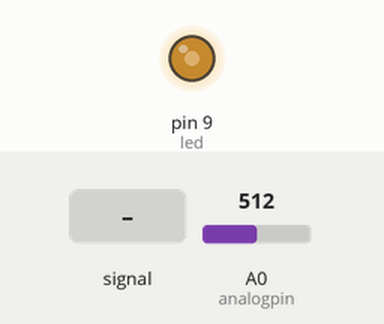
This sketch was run on a simulated Arduino Uno, built with avr-gcc and run on an emulated ATmega328P. Parts: output pins drawn as LEDs (lit = HIGH). The inputs (shaded band) are chosen by the test bench; at power-on: A0 (analogpin) = 512. What the sketch prints to the serial monitor is not drawn.

Above: at 1.2 s.
1.3 s: A0 (analogpin) fed a 200 Hz sine of ±81 counts around its level
4.3 s: A0 (analogpin) set to 900
5.8 s: A0 (analogpin) set to 122
At 7.0 s:
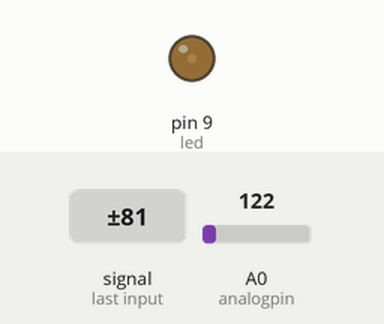
7.3 s: A0 (analogpin) set to 0
At 8.4 s:
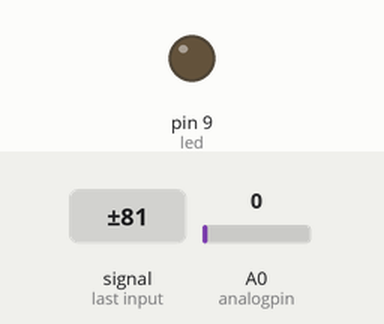
8.8 s: A0 (analogpin) set to 511
At 9.5 s:
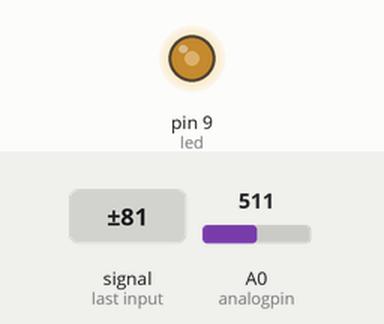
Timing chart, 0 to 11.3 s (numbered marks = the images above; inputs shaded):
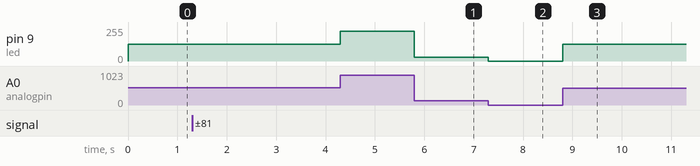

The sketch:

Fade_potenciometro.ino
```cpp
const int analogpin = A0;
const int led = 9;
void setup( ) {
  pinMode(led, OUTPUT);
  Serial.begin(115200);
}

void loop () {
  int valor = analogRead(analogpin);
  Serial.println(valor);
  valor = map(valor, 0, 1023, 0, 255);
  analogWrite(led, valor);
}
```

Measured:
- after the input at 5.8 s, pin 9 (led): 224/255 → 30/255 at once
- after the input at 7.3 s, pin 9 (led): 30/255 → 0/255 at once
- after the input at 8.8 s, pin 9 (led): 0/255 → 127/255 at once
